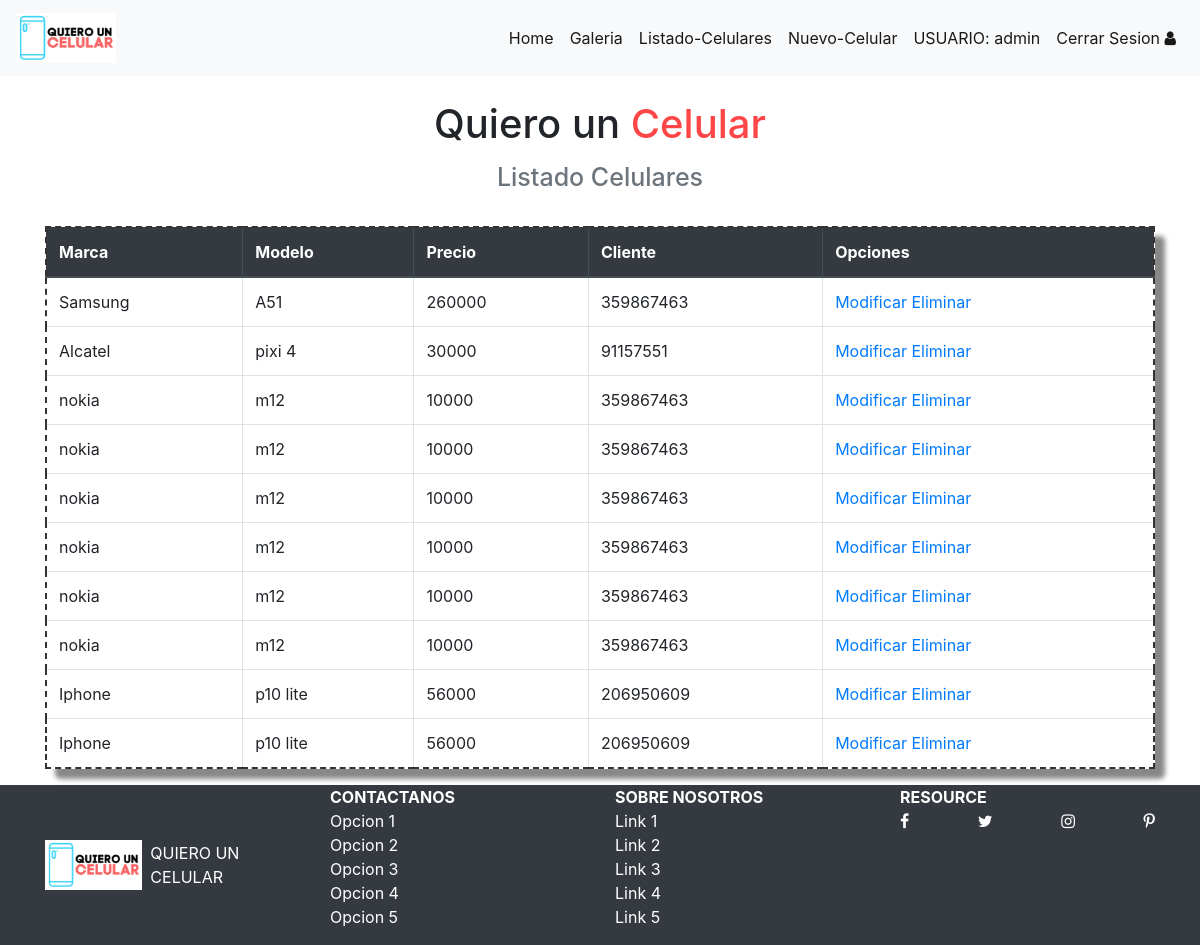
/listado-celulares/ (signed in), run on the app's committed database.
### core/models.py (models this page shows, shortened)
class Celular(models.Model):
    marca = models.CharField(max_length=40)
    modelo = models.CharField(max_length=50)
    precio = models.IntegerField()
    cliente = models.ForeignKey(Cliente,on_delete=CASCADE)

class Cliente(models.Model):
    rut = models.CharField(max_length=9)
    nombre = models.CharField(max_length=80)
    sexo = models.CharField(max_length=1)
    correo = models.CharField(max_length=60)
    n_telefono = models.CharField(max_length=9)
    def __str__(self):
        return self.rut

### core/views.py (the view)
# urls.py: path('listado-celulares/',listado_celulares, name='listado_celulares'),
def listado_celulares(request):
    celulares = Celular.objects.all()
    data = {
      'celulares':celulares
    }
    return render(request, 'core/listado_celulares.html',data)

### core/templates/core/listado_celulares.html
{%  extends 'core/base.html'  %}
{%  block contenido  %}
<div class="container">
    <br>
    <h1 class="text-center"> Quiero un <span class="color-celular">Celular</span> </h1>
    <h2 class="text-center"><span class="text-muted tamaño">Listado Celulares</span> </h2>
    <br>
</div>
<div class="container">
    <table  class="table table-bordered tabla" >
        <thead class="thead-dark">
            <tr>
                <th>Marca</th>
                <th>Modelo</th>
                <th>Precio</th>
                <th>Cliente</th>
                <th>Opciones</th>
            </tr>
       </thead>
        {% for c in celulares %}
            <tr>
                <td>{{ c.marca  }}</td>
                <td>{{ c.modelo }}</td>
                <td>{{ c.precio  }}</td>
                <td>{{ c.cliente  }}</td>
            <td>
                {% if user.is_authenticated  %}
                    <a href="{% url 'modificar_celular' c.id %}">Modificar</a>
                    <a href="{% url 'eliminar_celular' c.id %}">Eliminar</a>
            </td>
                {% endif %}
            </tr>
        {% endfor  %}
    </table>
</div>
{%  endblock  %}

### core/templates/core/base.html (shortened to what this page needs)
<!doctype html>
<html lang="en">
<head>
    {% load static %}
    <link rel="stylesheet" href="https://cdn.jsdelivr.net/npm/bootstrap@4.5.3/dist/css/bootstrap.min.css"
>
    <link rel="stylesheet" href="https://stackpath.bootstrapcdn.com/font-awesome/4.7.0/css/font-awesome.min.css">
    <link rel="stylesheet" href="{% static 'core/'%}css/estilo.css">
    <link rel="stylesheet" href="{% static 'core/'%}css/jquery.fancybox.min.css"
</head>
<body>
    <nav class="navbar navbar-expand-lg navbar-light bg-light   ">
        <a class="navbar-brand display-1" href="#">
            <img src="{% static 'core/'%}img/imagen.png" alt="" width="100px" height="50px">
        </a>
        <div class="collapse navbar-collapse" id="navbar">
            <ul class="navbar-nav ml-auto ">
                <li class="nav-item active ">
                    <a class="nav-link " href="{% url 'home'  %}">Home </a>
                </li>
                <li class="nav-item active ">
                    <a class="nav-link " href="{% url 'galeria' %}">Galeria </a>
                </li>
                <li class="nav-item active ">
                    <a class="nav-link " href="{% url 'listado_celulares' %}">Listado-Celulares </a>
                </li>
                {% if user.is_authenticated  %}
                <li class="nav-item active ">
                    <a class="nav-link " href="{% url 'nuevo_celular' %}">Nuevo-Celular </a>
                </li>
                <li class="nav-item active ">
                    <a class="nav-link " href="#"> USUARIO: {{ user.username  }}</a>
                </li>
                <li class="nav-item active ">
                    <a class="nav-link " href="{% url 'logout'  %}"> Cerrar Sesion
                        <i class="fa fa-user" ></i>
                    </a>
                </li>
                {% else %}
                  <li class="nav-item active ">
                     <a class="nav-link " href="{% url 'login'  %}">Inicio Sesion
                        <i class="fa fa-user" ></i>
                     </a>
                  </li>
                {% endif %}
            </ul>
        </div>
    </nav>
    <div class="contenido">
        {% block contenido %}
        {% endblock  %}
    </div>
    <footer class="bg-dark text-white ">
        <div class="container ">
            <nav class="row">
                <a href="#" class="col-3 text-reset text-uppercase d-flex align-items-center">
                    <img src="{% static 'core/'%}img/imagen.png" alt="logo-footer" class="img-logo mr-2">
                    Quiero un Celular
                </a>
                <ul class="col-3 list-unstyled">
                    <li class="font-weight-bold text-uppercase">CONTACTANOS</li>
                    <li><a href="" class="text-reset">Opcion 1</a></li>
                    <li><a href="" class="text-reset">Opcion 2</a></li>
                    <li><a href="" class="text-reset">Opcion 3</a></li>
                    <li><a href="" class="text-reset">Opcion 4</a></li>
                    <li><a href="" class="text-reset">Opcion 5</a></li>
                </ul>
                <ul class="col-3 list-unstyled">
                    <li class="font-weight-bold text-uppercase">Sobre Nosotros</li>
                    <li><a href="" class="text-reset">Link 1</a></li>
                    <li><a href="" class="text-reset">Link 2</a></li>
                    <li><a href="" class="text-reset">Link 3</a></li>
                    <li><a href="" class="text-reset">Link 4</a></li>
                    <li><a href="" class="text-reset">Link 5</a></li>
                </ul>
                <ul class="col-3 list-unstyled">
                    <li class="font-weight-bold text-uppercase">Resource</li>
                    <li class="d-flex justify-content-between">
                        <a href="#" class="text-reset">
                            <i class="fa fa-facebook" aria-hidden="true"></i>
                        </a>
                        <a href="#" class="text-reset">
                            <i class="fa fa-twitter" aria-hidden="true"></i>
                        </a>
                        <a href="#" class="text-reset">
                            <i class="fa fa-instagram" aria-hidden="true"></i>
                        </a>
                        <a href="#" class="text-reset">
                            <i class="fa fa-pinterest-p" aria-hidden="true"></i>
                        </a>
                    </li>
                </ul>
            </nav>
        </div>
    </footer>
</body>
</html>

### core/static/core/css/estilo.css (style rules this page uses)
.img-logo { width: 100px; height: 50px; }
.tamaño { font-weight: 400px; font-size: 25px; }
.color-celular { color: #ff4646; }
.tabla { box-shadow: 10px 10px 5px #888; border: 2px dashed #333; border-radius: 5px; }

### data on the page
Celular: marca "Samsung", modelo "A51", precio "260000", cliente "359867463"
Celular: marca "Alcatel", modelo "pixi 4", precio "30000", cliente "91157551"
Celular: marca "nokia", modelo "m12", precio "10000", cliente "359867463"
Celular: marca "nokia", modelo "m12", precio "10000", cliente "359867463"
Celular: marca "nokia", modelo "m12", precio "10000", cliente "359867463"
Celular: marca "nokia", modelo "m12", precio "10000", cliente "359867463"
Celular: marca "nokia", modelo "m12", precio "10000", cliente "359867463"
Celular: marca "nokia", modelo "m12", precio "10000", cliente "359867463"
Celular: marca "Iphone", modelo "p10 lite", precio "56000", cliente "206950609"
Celular: marca "Iphone", modelo "p10 lite", precio "56000", cliente "206950609"

### other printed values
{{ user.username }} "admin"
